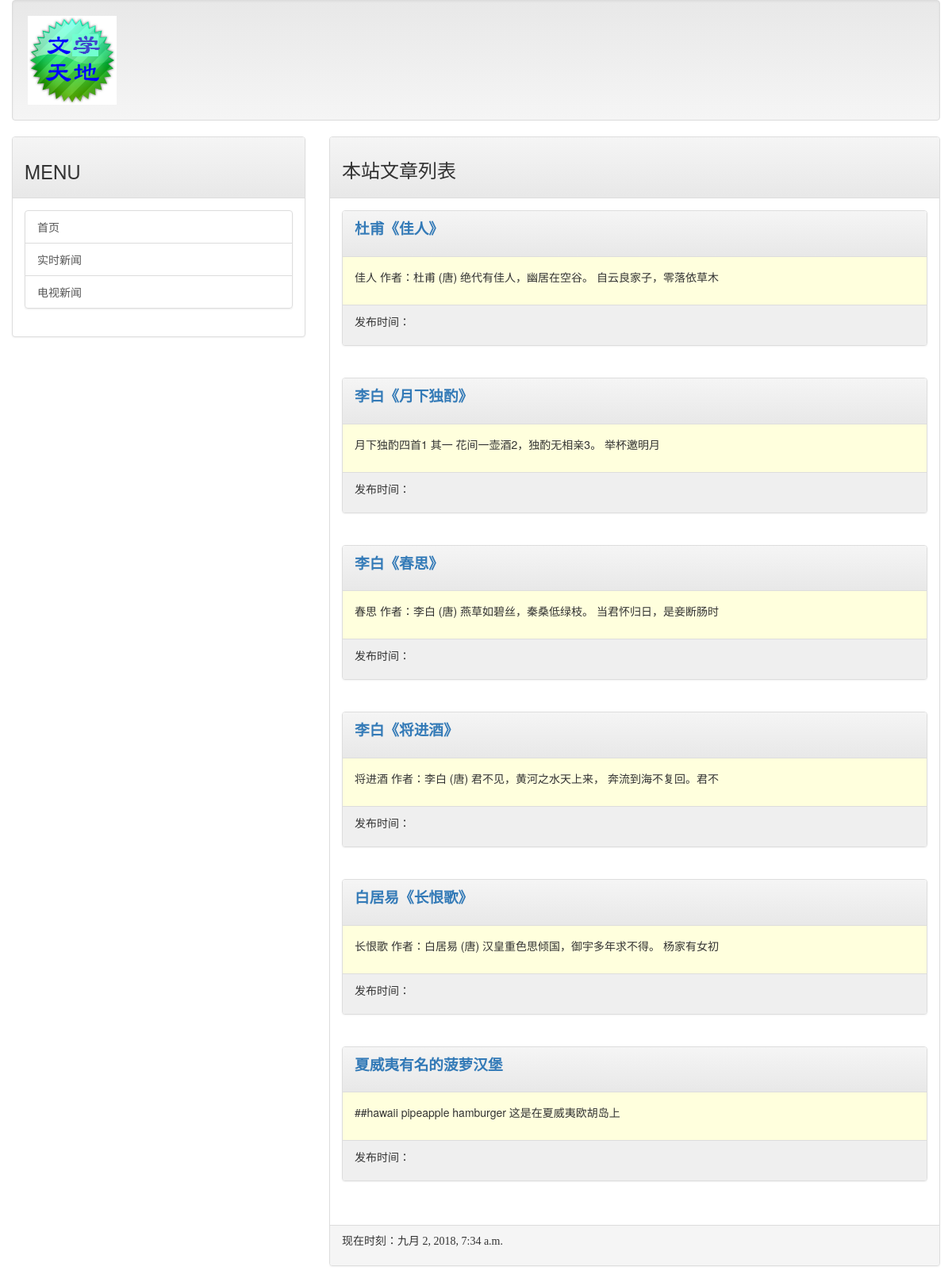
The page / on the database its author committed.
### mainsite/models.py (models this page shows, shortened)
class Post(models.Model):
    title = models.CharField(max_length=200)
    slug = models.CharField(max_length=200)
    body = models.TextField()
    pub_date = models.DateTimeField(default=timezone.now)
    class meta:
        ordering = ('-pub_date',)

### mainsite/views.py (the view)
# urls.py: url(r'^$', homepage),
def homepage(request):
	template = get_template('index.html')
	posts = Post.objects.all()
	now = datetime.now()
	html = template.render(locals())
	return HttpResponse(html)

### templates/index.html (shortened to what this page needs)
{% extends 'base.html' %}
{% block headmessage %}
	<h3 style='font-family:楷体;'>本站文章列表</h3>
{% endblock %}
{% block content %}
	{% for post in posts %}
		<div class='panel panel-default'>
			<div class='panel-heading'>
				<p style='font-family:微软雅黑;font-size:14pt;font-weight:bold;'>
					<a href='/post/{{post.slug}}'>{{ post.title }}</a>
				</p>
			</div>
			<div class='panel-body' style='background-color:#ffffdd'>
				<p>
					{{ post.body | truncatechars:40 }}
				</p>
			</div>
			<div class='panel-footer' style='background-color:#efefef'>
				<p>
					发布时间：{{ post.pubdate | date:"Y M d, h:m:s"}}
				</p>
			</div>
		</div>
		<br>
	{% endfor %}
{% endblock %}

### templates/base.html (shortened to what this page needs)
<!DOCTYPE html>
<html>
<head>
<link rel="stylesheet" href="https://maxcdn.bootstrapcdn.com/bootstrap/3.3.7/css/bootstrap.min.css" integrity="sha384-
BVYiiSIFeK1dGmJRAkycuHAHRg32OmUcww7on3RYdg4Va+PmSTsz/K68vbdEjh4u">
<link rel="stylesheet" href="https://maxcdn.bootstrapcdn.com/bootstrap/3.3.7/css/bootstrap-theme.min.css" integrity="sha384-
rHyoN1iRsVXV4nD0JutlnGaslCJuC7uwjduW9SVrLvRYooPp2bWYgmgJQIXwl/Sp">
</head>
<body>
	<div class='container-fluid'>
		{% include 'header.html' %}
		<div class='row'>
			<div class='col-sm-4 col-md-4'>
				<div class='panel panel-default'>
					<div class='panel-heading'>
						<h3>
							MENU
						</h3>
					</div>
					<div class='panel-body'>
						<div class='list-group'>
							<a href='/' class='list-group-item'>首页</a>
							<a href='https://news.sina.com.cn/' class='list-group-item'>实时新闻</a>
							<a href='http://video.sina.com.cn/' class='list-group-item'>电视新闻</a>
						</div>
					</div>
				</div>
			</div>
			<div class='col-sm-8 col-md-8'>
				<div class='panel panel-default'>
					<div class='panel-heading'>
						{% block headmessage %} {% endblock %}
					</div>
					<div class='panel-body'>
						{% block content %} {% endblock %}
					</div>
					<div class='panel-footer'>
						{% include 'footer.html' %}
					</div>
				</div>
			</div>
		</div>
	</div>
</body>
</html>

### templates/header.html
{% load staticfiles %}
<div class='well'>
	<img src="{% static "images/logo.png" %}">
</div>

### templates/footer.html
{% block footer %}
	{% if now %}
	<p style='font-family:微软雅黑;'>现在时刻：{{ now }}</p>
	{% else %}
	<p style='font-family:微软雅黑;'>本文内容取自网络，如有侵权请来信通知下架...</p>
	{% endif %}
{% endblock %}

### rows shown on the page
Post: title "杜甫《佳人》", body "佳人 作者：杜甫 (唐) 绝代有佳人，幽居在空谷。 自云良家子，零落依草木"
Post: title "李白《月下独酌》", body "月下独酌四首1 其一 花间一壶酒2，独酌无相亲3。 举杯邀明月"
Post: title "李白《春思》", body "春思 作者：李白 (唐) 燕草如碧丝，秦桑低绿枝。 当君怀归日，是妾断肠时"
Post: title "李白《将进酒》", body "将进酒 作者：李白 (唐) 君不见，黄河之水天上来， 奔流到海不复回。君不"
Post: title "白居易《长恨歌》", body "长恨歌 作者：白居易 (唐) 汉皇重色思倾国，御宇多年求不得。 杨家有女初"
Post: title "夏威夷有名的菠萝汉堡", body "##hawaii pipeapple hamburger 这是在夏威夷欧胡岛上"
